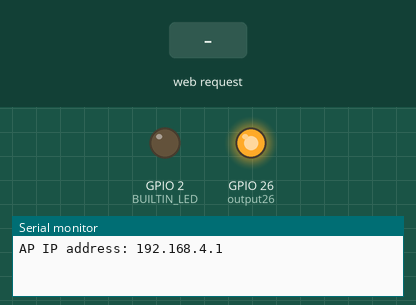
Simulated run of this program. Board: ESP32. Parts: output pins drawn as LEDs (lit = HIGH), the last lines printed to the serial monitor. The test bench sets the inputs (shaded band). Storage starts empty.

Above: at 1.2 s.
1.3 s: HTTP request GET /redOn received
At 1.6 s:
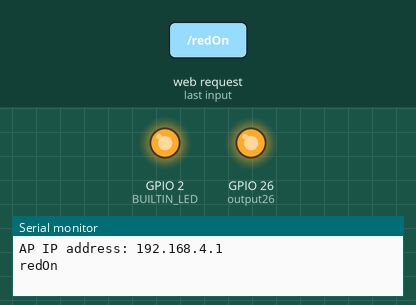
2.8 s: HTTP request GET /redOff received
At 4.0 s:
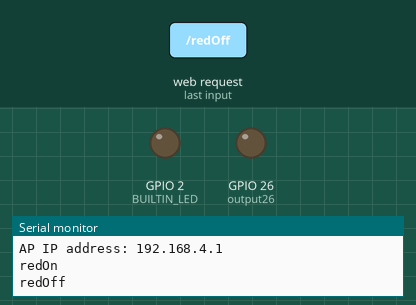
4.3 s: HTTP request GET /greenOn received
At 5.1 s:
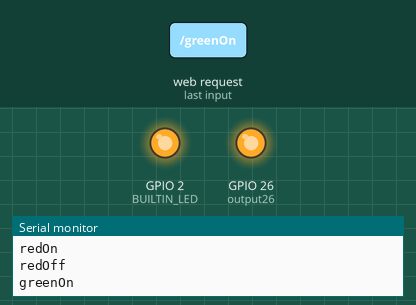
Timing chart, 0 to 7.3 s (numbered marks = the images above; inputs shaded):
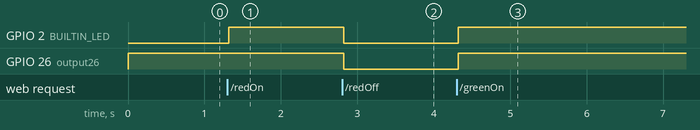

Measured:
- after the input at 1.3 s, GPIO 2 (BUILTIN_LED): LOW → HIGH at once
- after the input at 2.8 s, GPIO 2 (BUILTIN_LED), GPIO 26 (output26): HIGH → LOW at once
- after the input at 4.3 s, GPIO 2 (BUILTIN_LED), GPIO 26 (output26): LOW → HIGH at once

The program:

main.cpp
```cpp
#include <Arduino.h>
#include <ESPmDNS.h>
#include <AsyncJson.h>
#include <SPIFFS.h>
#include <ESPAsyncWebServer.h>

#include "wifi_credentials.h"

#define BUILTIN_LED 2

#define RXD2 16
#define TXD2 17
const int output26 = 26;

AsyncWebServer server(80);

const char* ssid = WIFI_SSID;
const char* password = WIFI_PASSWORD;

String redStatus = "OFF";
String greenStatus = "OFF";
String blueStatus = "OFF";

void setup() {
  Serial.begin(115200);
  Serial2.begin(9600, SERIAL_8N1, RXD2, TXD2);
  pinMode(output26, OUTPUT);
  digitalWrite(output26, LOW);
  pinMode(BUILTIN_LED, OUTPUT);
  digitalWrite(output26, HIGH);

  if (!SPIFFS.begin()) {
    Serial.println("An Error has occurred while mounting SPIFFS");
    return;
  }

  WiFi.softAP(ssid, password);
  IPAddress IP = WiFi.softAPIP();
  Serial.print("AP IP address: ");
  Serial.println(IP);

  if (!MDNS.begin("esp32")) {
    Serial.println("Error starting mDNS");
    return;
  }

  // Route for root / web page
  server.on("/", HTTP_GET, [](AsyncWebServerRequest *request){
    request->send(SPIFFS, "/index.html", "text/html");
  });

  // Routes to handle LED control via HTTP GET requests
  server.on("/redOn", HTTP_GET, [](AsyncWebServerRequest *request){
    digitalWrite(BUILTIN_LED, HIGH);
    digitalWrite(output26, HIGH);
    redStatus = "ON";
    Serial.println("redOn");
    request->send(200, "text/plain", "RED LED ON");
  });

  server.on("/redOff", HTTP_GET, [](AsyncWebServerRequest *request){
    digitalWrite(BUILTIN_LED, LOW);
    digitalWrite(output26, LOW);
    redStatus = "OFF";
    Serial.println("redOff");
    request->send(200, "text/plain", "RED LED OFF");
  });

  server.on("/greenOn", HTTP_GET, [](AsyncWebServerRequest *request){
    digitalWrite(BUILTIN_LED, HIGH);
    digitalWrite(output26, HIGH);
    greenStatus = "ON";
    Serial.println("greenOn");
    request->send(200, "text/plain", "GREEN LED ON");
  });

  server.on("/greenOff", HTTP_GET, [](AsyncWebServerRequest *request){
    digitalWrite(BUILTIN_LED, LOW);
    digitalWrite(output26, LOW);
    greenStatus = "OFF";
    Serial.println("greenOff");
    request->send(200, "text/plain", "GREEN LED OFF");
  });

  server.on("/blueOn", HTTP_GET, [](AsyncWebServerRequest *request){
    digitalWrite(BUILTIN_LED, HIGH);
    digitalWrite(output26, HIGH);
    blueStatus = "ON";
    Serial.println("blueOn");
    request->send(200, "text/plain", "BLUE LED ON");
  });

  server.on("/blueOff", HTTP_GET, [](AsyncWebServerRequest *request){
    digitalWrite(BUILTIN_LED, LOW);
    digitalWrite(output26, LOW);
    blueStatus = "OFF";
    Serial.println("blueOff");
    request->send(200, "text/plain", "BLUE LED OFF");
  });

  server.begin();
}

void loop() {
  // No need to handle clients manually, AsyncWebServer handles it
}
```

wifi_credentials.h
```cpp
#define WIFI_SSID "ESP32_AP"
#define WIFI_PASSWORD "12345678"
```
